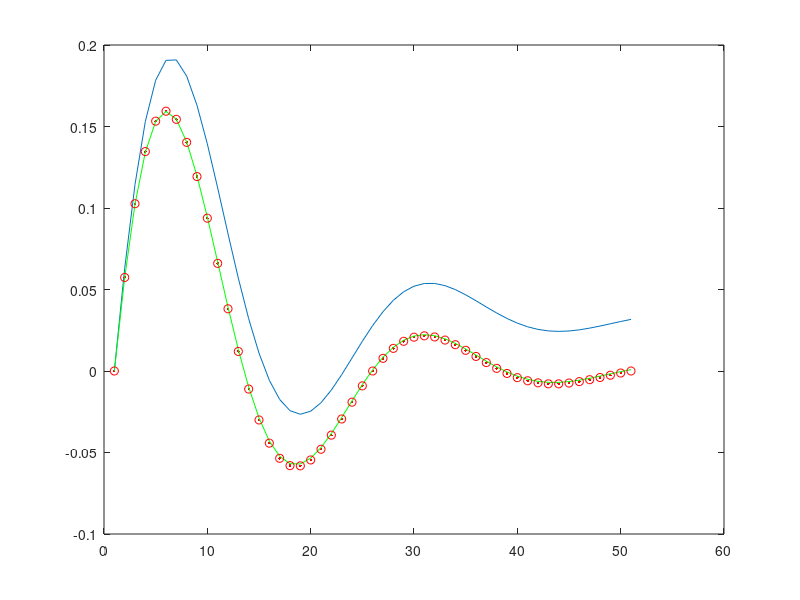

The MATLAB script that drew this image:
% Euler's Method:Problem 2 A
clear all
close all
clc

h = 0.02;
x = 0:h:1;
y(1)=0;
z(1)=0;
rk(1)=0;
for i=1:(1/h)
    k(i)=x(i)+0.5*h;
    l(i)=x(i)+h;
    f(i) = (pi*cos(4*pi*x(i))- sin(4*pi*x(i)))* exp(-4*x(i));%EU
    s(i) = (pi*cos(4*pi*x(i+1))- sin(4*pi*x(i+1)))* exp(-4*x(i+1));%MEU
    
    c(i) = (pi*cos(4*pi*k(i))- sin(4*pi*k(i)))* exp(-4*k(i));%RK4
    d(i) = (pi*cos(4*pi*l(i))- sin(4*pi*l(i)))* exp(-4*l(i));%RK4
    
    y(i+1)=y(i)+h*f(i);%EU
    z(i+1)=z(i)+0.5*h*(f(i)+s(i));%MEU
    
    r1(i)=h*f(i);
    r23(i)=h*c(i);
    r4(i)=h*d(i);  
    rk(i+1)=rk(i)+(1/6)*r1(i)+(2/3)*r23(i)+(1/6)*r4(i);
    func(i) = 0.25*sin((4*pi)*x(i))*exp((-4)*x(i));%Actual
end
figure(1);
plot(y);
hold on;
plot(func,'.r');
plot(z,'g');
plot(rk,'or')
hold off